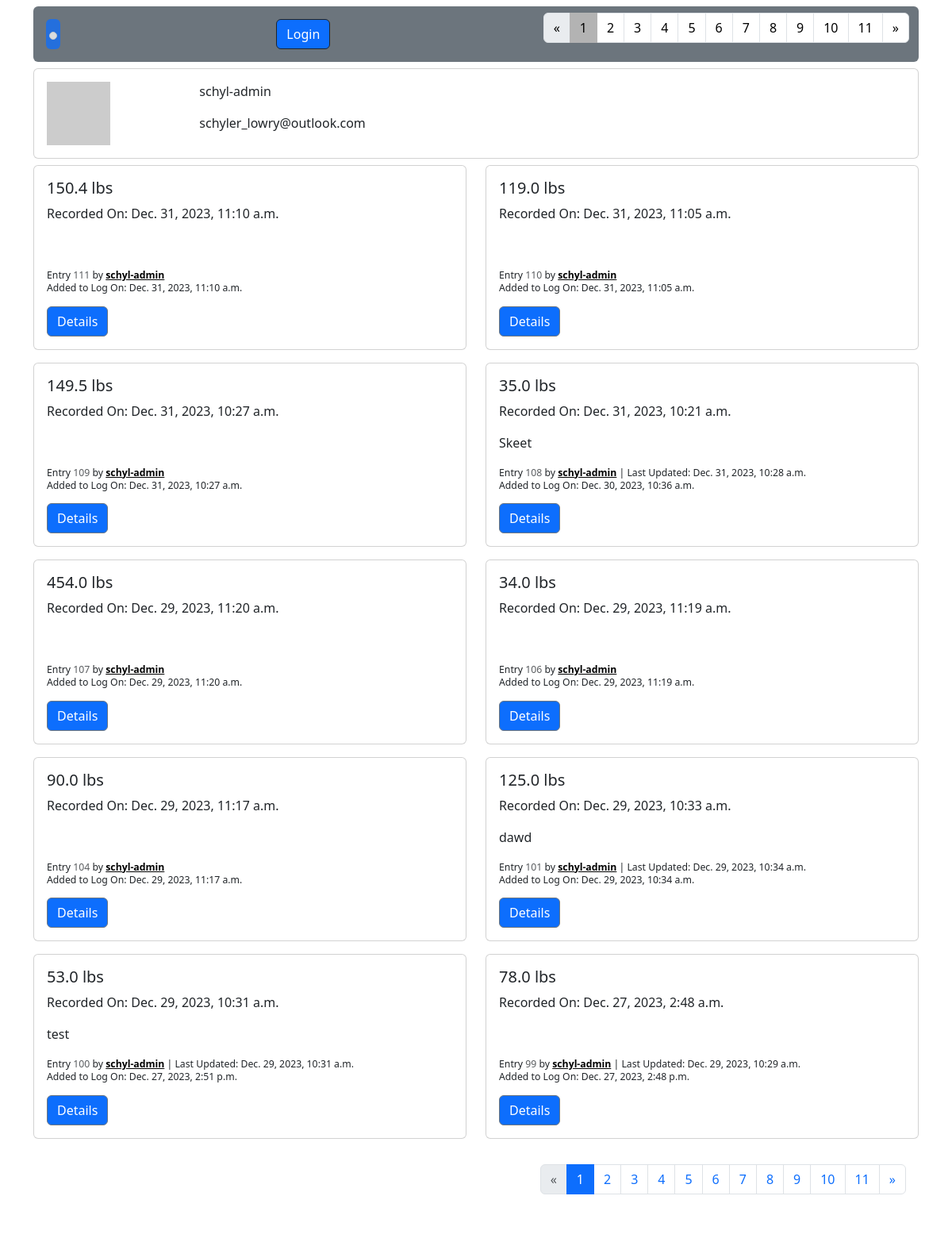
The page /accounts/profile/1/entries on the database as committed earlier.
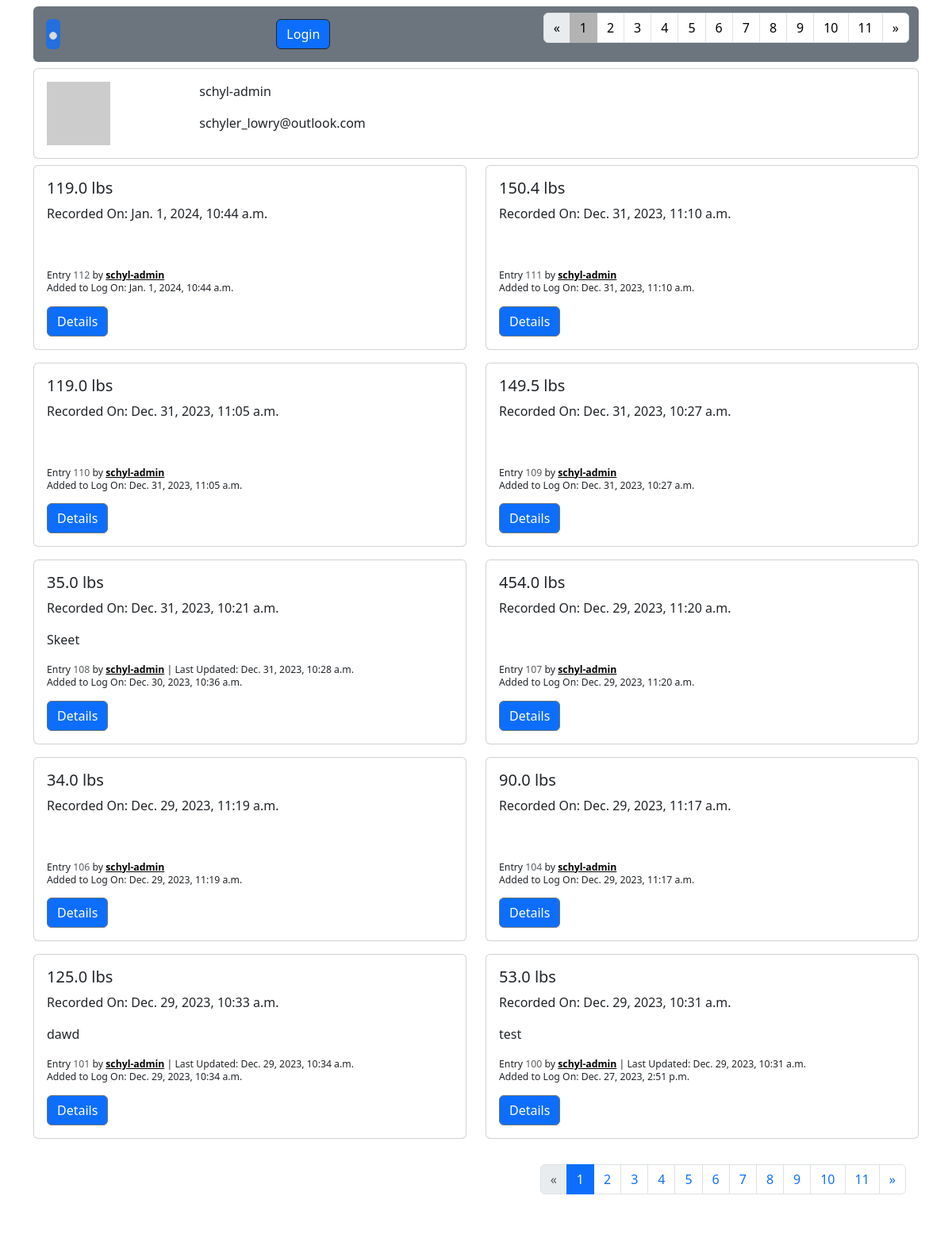
The same page on the database as committed later.
### accounts/models.py (models this page shows, shortened)
class CustomUser(AbstractUser):
    date_of_birth = models.DateField(
        null=True, blank=True, help_text="Enter your date of birth in MM/DD/YYYY format.")
    avatar = models.CharField(
        max_length=999, null=True, blank=True, help_text="Enter a url for your avatar image")
    def __str__(self):
        return self.username

### fitness/models.py (models this page shows, shortened)
class WeightEntry(models.Model):
    user = models.ForeignKey(
        settings.AUTH_USER_MODEL,
        on_delete=models.CASCADE,
        related_name="weight_entries"
    )
    weight = weight = models.DecimalField(
        blank=True, null=True, max_digits=4, decimal_places=1)
    recorded = models.DateTimeField(
        blank=True, null=True, help_text="Enter the date and time when you measured this weight.")
    note = models.TextField(
        blank=True, null=True, help_text="Optional: Add a note regarding this entry.")
    created = models.DateTimeField(auto_now_add=True)
    updated = models.DateTimeField(auto_now=True)

### accounts/views.py (the view, shortened to what this page needs)
# urls.py: path('profile/<int:pk>/entries', UserWeightEntryListView.as_view(), name='user_entry_list'),
class UserWeightEntryListView(ListView):
    model = WeightEntry
    template_name = "registration/user_entry_list.html"
    paginate_by = 10
    def get_context_data(self, **kwargs):
        context = super(UserWeightEntryListView,
                        self).get_context_data(**kwargs)
        customuser = CustomUser.objects.get(id=self.kwargs["pk"])
        if self.request.user.is_authenticated:
            postlist = WeightEntry.objects.all().filter(
                user=self.kwargs["pk"]).order_by("-recorded", "-updated", "-created")
        else:
            postlist = WeightEntry.objects.all().order_by(
                "-recorded", "-updated", "-created")
        context["postlist"] = postlist
        context["customuser"] = customuser
        context["form"] = WeightEntryForm(initial={'recorded': datetime.now()})
        return context
    def get_queryset(self):
        queryset = super(UserWeightEntryListView, self).get_queryset()
        if self.request.user.is_authenticated:
            queryset = queryset.filter(user=self.kwargs["pk"]).order_by(
                "-recorded", "-updated", "-created")
        else:
            queryset = WeightEntry.objects.all().order_by(
                "-recorded", "-updated", "-created")
        return queryset

### fitness/templatetags/profile_pic.py (called while the page is built)
@register.simple_tag(takes_context=True)
def get_avatar_url(context, user=None, email=None, size=None, default="mp"):
    if not size:
        size = 25
    email = email or ""
    if not email and user and hasattr(user, "email"):
        email = user.email or ""
    return "https://www.gravatar.com/avatar/{hash}?s={size}&d={default}".format(
        hash=md5(email.encode("utf-8")).hexdigest(),
        size=size or "",
        default=default,
    )

### templates/registration/user_entry_list.html (shortened to what this page needs)
{% extends 'base.html' %}
{% load profile_pic %}
{% block navtabs1 %}
{% if is_paginated %}
    <ul class="pagination ">
        {% if page_obj.has_previous %}
        <li class="page-item"><a class="page-link text-black" href="?page={{ page_obj.previous_page_number }}">&laquo;</a></li>
        {% else %}
        <li class="page-item disabled"><span class="page-link text-black">&laquo;</span></li>
        {% endif %}
        {% for i in paginator.page_range %}
        {% if page_obj.number == i %}
            <li class="page-item active" style="--bs-pagination-active-bg: rgb(179, 179, 179); --bs-pagination-active-border-color: rgb(179, 179, 179);"><span class="page-link text-black">{{ i }}</span></li>
        {% else %}
            <li class="page-item"><a class="page-link text-black" aria-current="page" href="?page={{ i }}">{{ i }}</a></li>
        {% endif %}
        {% endfor %}
        {% if page_obj.has_next %}
        <li class="page-item"><a class="page-link text-black" href="?page={{ page_obj.next_page_number }}">&raquo;</a></li>
        {% else %}
        <li class="page-item disabled"><span class="page-link text-black">&raquo;</span></li>
        {% endif %}
    </ul>
{% endif %}
{% endblock navtabs1 %}
{% block content %}
<div class="card mb-2" >
    <div class="card-body">
        <div class="row gap-2 d-lg-flex">
            <div class="col-sm-2">
                <img src="{% get_avatar_url email=customuser.email size=150 %}" class="user-image" alt="..." >
            </div>
            <div class="col-sm-9">
                <p>{{ customuser.username }}</p>
                <p>{{ customuser.email}}</p>
            </div>
        </div>
    </div>
</div>
<div class="row justify-content-md-start">
    {% for entry in weightentry_list %}
    <div class="col-sm-6 pb-2 mb-2">
        <div class="card">
            <div class="card-body">
                <h5 class="card-title">{{entry.weight}} lbs </h5>
                <p>Recorded On: {{entry.recorded}}</p>
                <p>
                    {% if entry.note|length >= 1  %}
                        {{entry.note|slice:"30"}}
                    {% else %}
                    <br>
                    {% endif %}
                </p>
                <p class="lh-1">
                    <small><small>Entry <span class="text-muted">{{entry.pk}}</span> by <a class="fw-bold text-black" href="{% url "user_profile" entry.user.pk %}">{{entry.user}}</a> {% if entry.updated|date:"m/d/y H:i:s" != entry.created|date:"m/d/y H:i:s" %}| Last Updated: {{entry.updated}} {% endif %}</small></small>
                    <br>
                    <small><small>Added to Log On: {{entry.created}}</small></small>
                </p>
                <a href="{% url "weight_entry_detail" entry.pk %}" class="btn btn-primary border border-secondary">Details</a>
            </div>
        </div>
    </div>
    {% endfor %}
    </div>
    {% if is_paginated %}
    <nav aria-label="Page navigation example" class="justify-content-center mb-4 ms-5">
    <div class="card border-0">
        <div class="card-body ">
            <div class="row gap-1 ">
                <div class="col offset-4">
                </div>
                <div class="col">
                    <ul class="pagination">
                        {% if page_obj.has_previous %}
                        <li class="page-item"><a class="page-link" href="?page={{ page_obj.previous_page_number }}">&laquo;</a></li>
                        {% else %}
                        <li class="page-item disabled"><span class="page-link">&laquo;</span></li>
                        {% endif %}
                        {% for i in paginator.page_range %}
                        {% if page_obj.number == i %}
                            <li class="page-item active"><span class="page-link">{{ i }}</span></li>
                        {% else %}
                            <li class="page-item"><a class="page-link" href="?page={{ i }}">{{ i }}</a></li>
                        {% endif %}
                        {% endfor %}
                        {% if page_obj.has_next %}
                        <li class="page-item"><a class="page-link" href="?page={{ page_obj.next_page_number }}">&raquo;</a></li>
                        {% else %}
                        <li class="page-item disabled"><span class="page-link">&raquo;</span></li>
                        {% endif %}
                    </ul>
                </div>
            </div>
        </div>
    </div>
    </nav>
    {% endif %}
{% endblock content %}

### templates/base.html (shortened to what this page needs)
{% load crispy_forms_tags %}
{% load static %}
<!DOCTYPE html>
<html lang="en">
<head>
    <link href="https://cdn.jsdelivr.net/npm/bootstrap@5.3.1/dist/css/bootstrap.min.css" rel="stylesheet">
    <link rel="stylesheet" href="https://cdn.jsdelivr.net/npm/bootstrap-icons@1.10.5/font/bootstrap-icons.css">
</head>
<body>
<div class="container">
    <nav class="navbar navbar-expand-lg my-2 bg-secondary rounded sticky-top">
        <div class="container-fluid">
          <a class="navbar-brand bg-primary opacity-75 m-1 p-1 rounded" href="{% url 'home' %}"><img class="img-thumbnail" style="height: 45px;" src="https://i.imgur.com/m91WSGf.png" alt=""></a>
          {% if user.is_authenticated %}
          <div class="d-grid gap-2 col mx-auto ">
            <button class="navbar-toggler bg-light ms-2" bg-info"" type="button" data-bs-toggle="collapse" data-bs-target="#navbarTogglerDemo01" aria-controls="navbarTogglerDemo01" aria-expanded="false" aria-label="Toggle navigation">
                Menu <span class="navbar-toggler-icon"></span>
              </button>
              <div class="collapse navbar-collapse show " id="navbarTogglerDemo01">
                <div class="d-grid gap-2 d-lg-flex col mx-auto ms-2">
                  <button type="button" id="showModal" class="btn btn-success border border-dark " data-bs-toggle="modal" data-bs-target="#weightModalAdd">
                    <i class="bi bi-plus-circle"></i> Record Weight <i class="bi bi-pencil-square"></i>
                </button>
                  <div class="dropdown">
                      <div class="d-grid gap-2 d-lg-flex col mx-auto ">
                      <a class="btn btn btn-light border border-dark" href="#" role="button" data-bs-toggle="dropdown" aria-expanded="false">
                        {{ user.username }} <i class="bi bi-caret-down-square mb-1"></i>
                      </a>
                      <ul class="dropdown-menu">
                        <li><a class="dropdown-item" href="{% url "weight_entry_list" %}">View All Weight Entries</a></li>
                        <li><a class="dropdown-item" href="{% url 'user_profile' request.user.pk %}">View Your Profile</a> </li>
                        <li><a class="dropdown-item" href="{% url 'user_change_profile' user.pk %}">Edit Your Profile</a></li>
                        <li><hr class="dropdown-divider"></li>
                        <li><a class="dropdown-item" href="{% url 'logout' %}">Logout</a> </li>
                        {% if user.is_staff %}
                        <li><hr class="dropdown-divider"></li>
                        <li><a class="dropdown-item" href="{% url 'admin:index' %}">Admin</a></li>
                        {% endif %}
                      </ul>
                    </div>
                  </div>
                </div>
                <div class="d-grid gap-2 d-lg-flex justify-content-center mt-2">
                  {% block navtabs %}
                  {% endblock navtabs %}
                </div>
              </div>
          </div>
          {% else %}
          <div>
            <a href="{% url "login" %}" class="btn btn-primary border border-dark">Login</a>
          </div>
          {% block navtabs1 %}
                  {% endblock navtabs1 %}
          {% endif %}
        </div>
      </nav>
    {% block content %}
    {% endblock content %}
</div>
</body>
</html>

Rows that differ between the two databases and show on the page:
no longer on this page (row unchanged): WeightEntry: weight "78.0", recorded "Dec. 27, 2023, 2:48 a.m.", pk "99", user "schyl-admin", updated "Dec. 29, 2023, 10:29 a.m.", created "Dec. 27, 2023, 2:48 p.m."
added WeightEntry: weight "119.0", recorded "Jan. 1, 2024, 10:44 a.m.", pk "112", user "schyl-admin", created "Jan. 1, 2024, 10:44 a.m."
